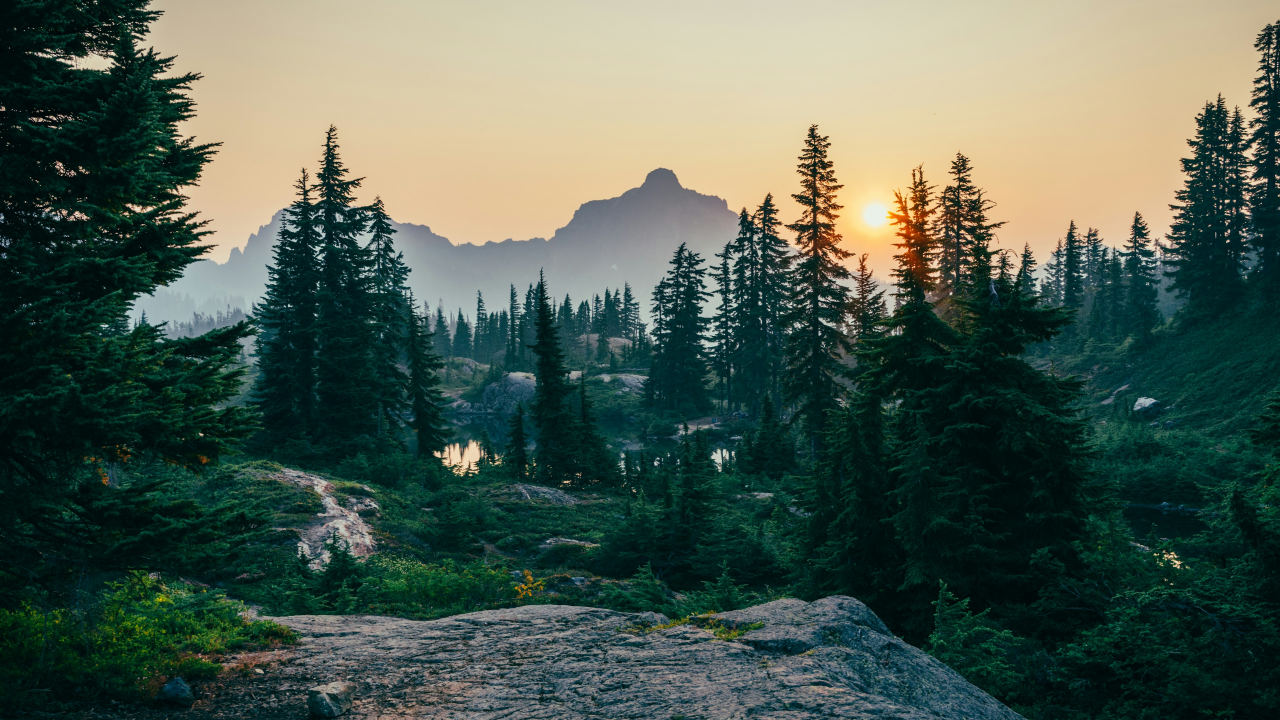
#> input picture purify_data/cluster_01/image_1507.jpg, 3840 x 2160 px (shown at 1/3 size)
$ python -i extract_ehd.py   (imports and definitions only)
#> lines starting #> are read from the running program, lines starting #| are printed output that depends on the picture
#> further down, picture is the input picture: shape (2160, 3840, 3); mean B, G, R 80.7, 93.1, 78
import cv2
import numpy as np
from typing import List

def _extract_ehd(img_bgr: np.ndarray) -> List[float]:
    """MPEG-7 Edge Histogram Descriptor (80 dim: 16 cells * 5 edge types)"""
    gray = cv2.cvtColor(img_bgr, cv2.COLOR_BGR2GRAY)
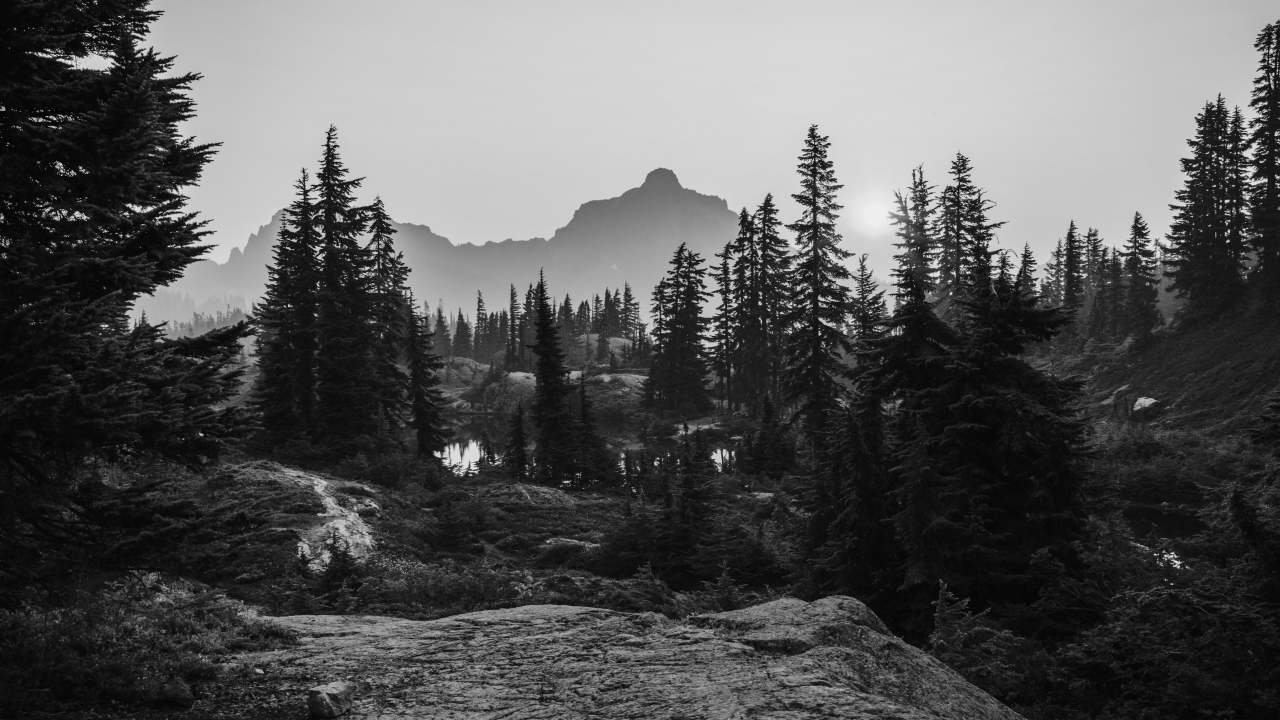
#> gray: shape (2160, 3840) (shown at 1/3 size); min 0, max 248, mean 87.2
    gray = cv2.resize(gray, (256, 256))
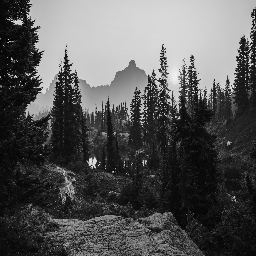
#> gray: shape (256, 256); min 3, max 239, mean 87.1

    # Kernel for 5 edge types
    kernels = [
        np.array([[1, 1], [-1, -1]]),    # Vertical
        np.array([[1, -1], [1, -1]]),    # Horizontal
        np.array([[np.sqrt(2), 0], [0, -np.sqrt(2)]]), # 45 degree
        np.array([[0, np.sqrt(2)], [-np.sqrt(2), 0]]), # 135 degree
        np.array([[2, -2], [-2, 2]])     # Non-directional
    ]

    features = []
    cells = 4
    ch, cw = 64, 64
    for i in range(cells):
        for j in range(cells):
            cell = gray[i*ch:(i+1)*ch, j*cw:(j+1)*cw]
            cell_hist = [0.0] * 5
            for k_idx, kernel in enumerate(kernels):
                edge_map = cv2.filter2D(cell, -1, kernel)
                cell_hist[k_idx] = float(np.mean(np.abs(edge_map)))
            features.extend(cell_hist)
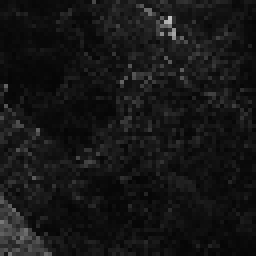
#> cell: shape (64, 64) (shown 4 times larger); min 5, max 192, mean 21.4
#> after the loop, features = 80 values, max 40.39 at index 34, min 1.08 at index 6, mean 13.58

    # Normalize
    norm = np.linalg.norm(features) + 1e-7
#> norm = 141.4
    return (np.array(features) / norm).tolist()

>>> import cv2
>>> picture = cv2.imread('../../../../purify_data/cluster_01/image_1507.jpg')
>>> result = _extract_ehd(picture)
#> result = 80 values, max 0.286 at index 34, min 0.00764 at index 6, mean 0.096

$ run again, on purify_data/cluster_01/image_1637.jpg
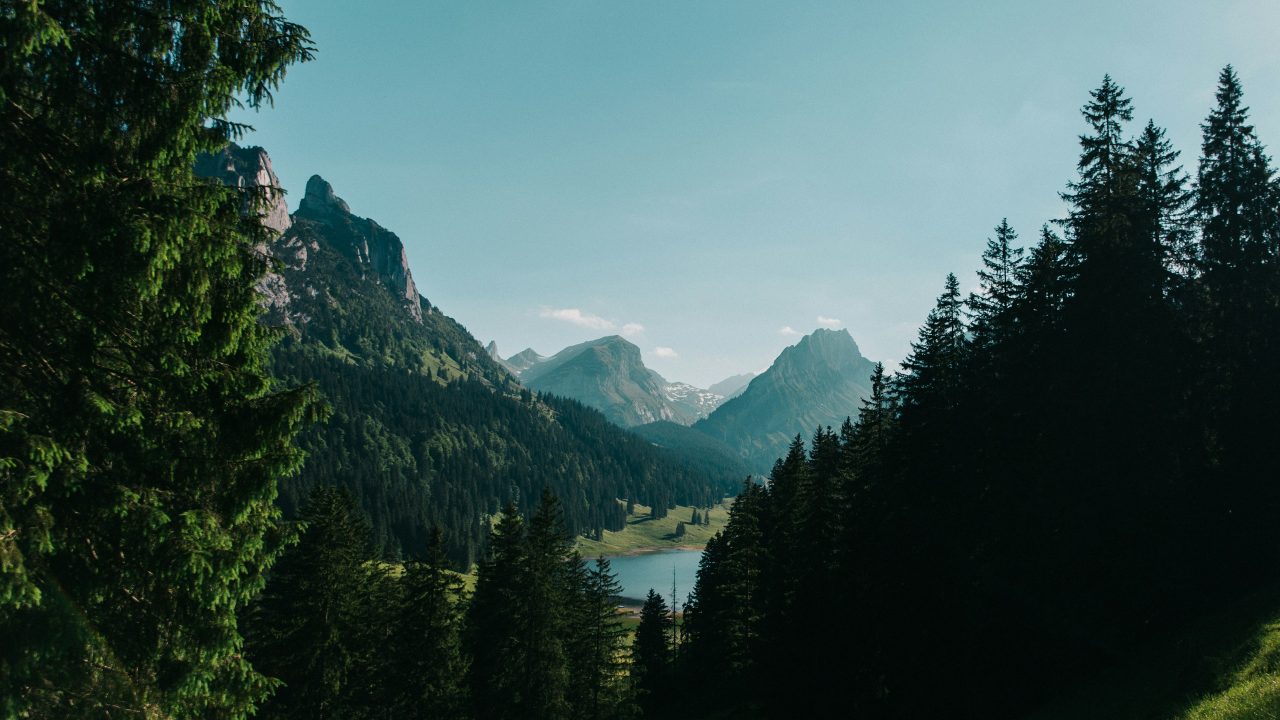
#> input picture purify_data/cluster_01/image_1637.jpg, 3840 x 2160 px (shown at 1/3 size)
#> picture is the input picture: shape (2160, 3840, 3); mean B, G, R 78.5, 81.6, 58.4
#> in _extract_ehd, `gray = cv2.resize(gray, (256, 256))`:
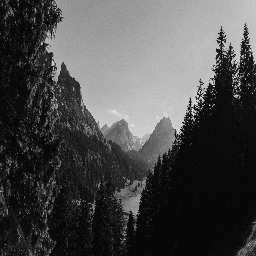
#> gray: shape (256, 256); min 2, max 227, mean 74.3
#> after the loop in _extract_ehd, `for i in range(cells):`:
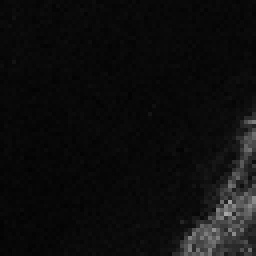
#> cell: shape (64, 64) (shown 4 times larger); min 2, max 167, mean 13.7
#> after the loop in _extract_ehd, `for i in range(cells):`: features = 80 values, max 26.37 at index 39, min 1.52 at index 57, mean 9.28
#> norm = 97.13
#> result = 80 values, max 0.271 at index 39, min 0.0157 at index 57, mean 0.0955
